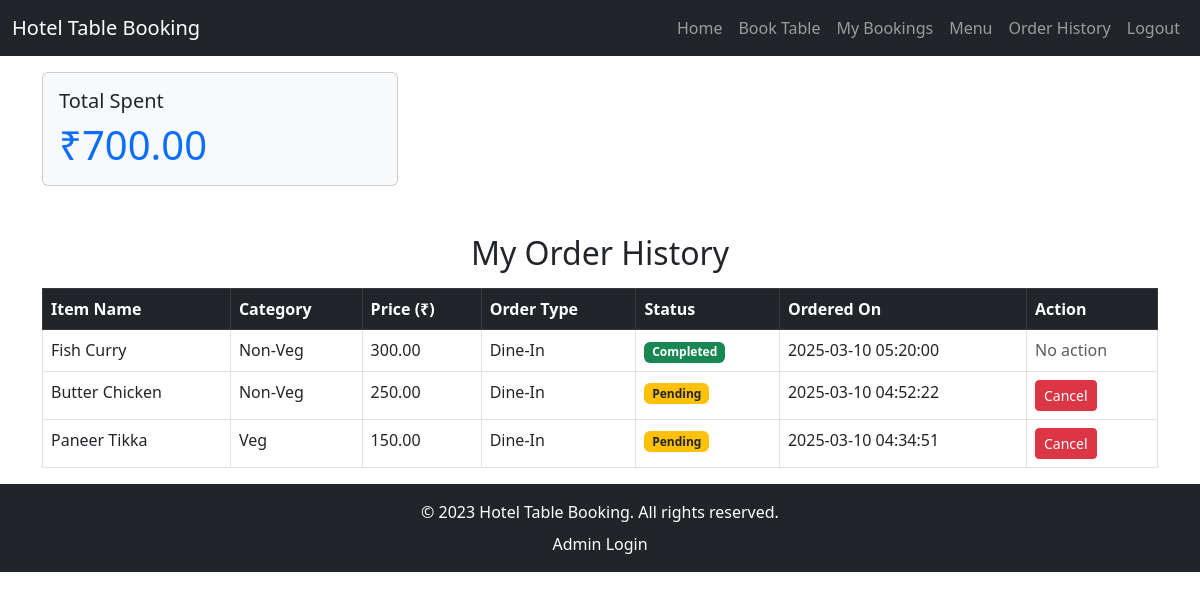
The page /order_history.php (signed in) on the database as committed earlier.
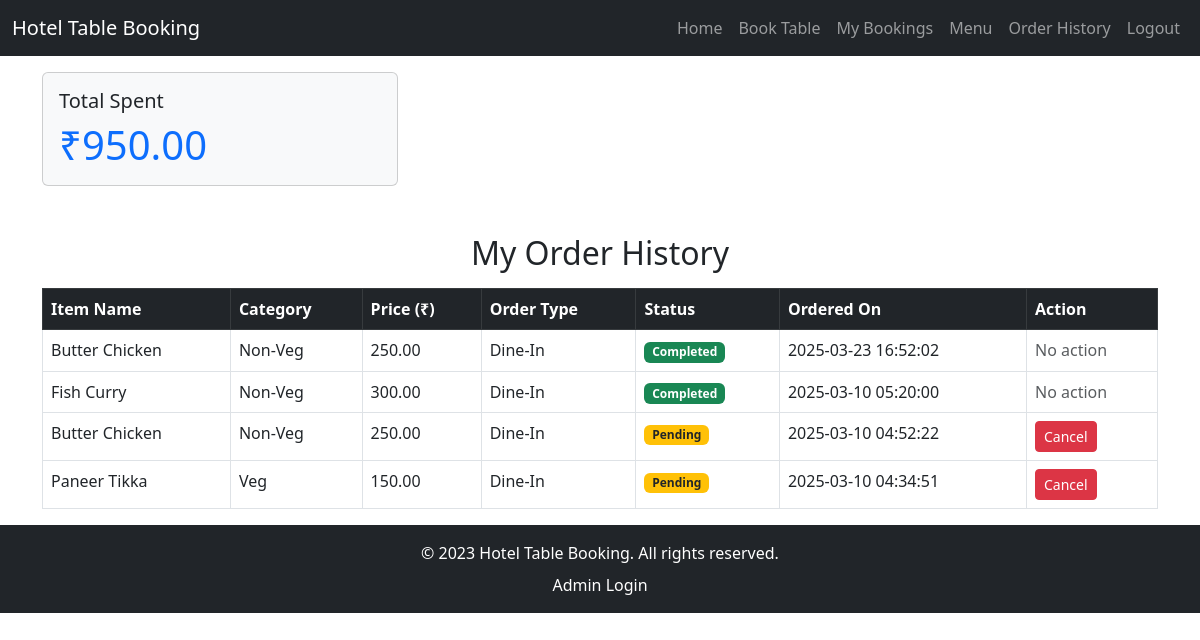
The same page on the database as committed later.
### tables this page shows
CREATE TABLE `orders` (
  `id` int(11) NOT NULL,
  `user_id` int(11) NOT NULL,
  `item_name` varchar(100) NOT NULL,
  `category` enum('Veg','Non-Veg') NOT NULL,
  `price` decimal(10,2) NOT NULL,
  `order_type` enum('Dine-In','Parcel') NOT NULL,
  `status` enum('Pending','Completed','Cancelled') NOT NULL DEFAULT 'Pending',
  `created_at` timestamp NOT NULL DEFAULT current_timestamp(),
  `table_number` int(11) NOT NULL DEFAULT 0
);

### order_history.php (the view, shortened to what this page needs)
<?php
require 'db.php';
$user_id = $_SESSION['user_id'];
$stmt = $pdo->prepare("SELECT * FROM orders WHERE user_id = ? ORDER BY created_at DESC");
$stmt->execute([$user_id]);
$orders = $stmt->fetchAll(PDO::FETCH_ASSOC);
$total_price_stmt = $pdo->prepare("SELECT SUM(price) AS total_price FROM orders WHERE user_id = ? AND status != 'Cancelled'");
$total_price_stmt->execute([$user_id]);
$total_price_result = $total_price_stmt->fetch(PDO::FETCH_ASSOC);
$total_price = $total_price_result['total_price'] ?? 0;
?>
<!DOCTYPE html>
<html lang="en">
<head>
    <link href="https://cdn.jsdelivr.net/npm/bootstrap@5.3.0-alpha1/dist/css/bootstrap.min.css" rel="stylesheet">
</head>
<body>
    <?php include 'navbar.php'; ?>
    <div class="container mt-3">
        <div class="row">
            <div class="col-md-4">
                <div class="card bg-light">
                    <div class="card-body">
                        <h5 class="card-title">Total Spent</h5>
                        <p class="card-text display-6 text-primary">₹<?= htmlspecialchars(number_format($total_price, 2)) ?></p>
                    </div>
                </div>
            </div>
        </div>
    </div>
    <div class="container mt-5">
        <h2 class="text-center">My Order History</h2>
        <?php if (!empty($orders)): ?>
            <table class="table table-bordered table-hover mt-3">
                <thead class="table-dark">
                    <tr>
                        <th>Item Name</th>
                        <th>Category</th>
                        <th>Price (₹)</th>
                        <th>Order Type</th>
                        <th>Status</th>
                        <th>Ordered On</th>
                        <th>Action</th>
                    </tr>
                </thead>
                <tbody>
                    <?php foreach ($orders as $order): ?>
                        <tr>
                            <td><?= htmlspecialchars($order['item_name']) ?></td>
                            <td><?= htmlspecialchars($order['category']) ?></td>
                            <td><?= htmlspecialchars($order['price']) ?></td>
                            <td><?= htmlspecialchars($order['order_type']) ?></td>
                            <td>
                                <?php
                                $status = $order['status'];
                                switch ($status) {
                                    case 'Pending':
                                        echo '<span class="badge bg-warning text-dark">Pending</span>';
                                        break;
                                    case 'Completed':
                                        echo '<span class="badge bg-success">Completed</span>';
                                        break;
                                }
                                ?>
                            </td>
                            <td><?= htmlspecialchars($order['created_at']) ?></td>
                            <td>
                                <?php if ($order['status'] === 'Pending'): ?>
                                    <form method="POST" style="display:inline;" onsubmit="return confirm('Are you sure you want to cancel this order?');">
                                        <button type="submit" class="btn btn-danger btn-sm">Cancel</button>
                                    </form>
                                <?php else: ?>
                                    <span class="text-muted">No action</span>
                                <?php endif; ?>
                            </td>
                        </tr>
                    <?php endforeach; ?>
                </tbody>
            </table>
        <?php else: ?>
            <div class="alert alert-info text-center mt-5" role="alert">
                You have no orders yet.
            </div>
        <?php endif; ?>
    </div>
    <?php include 'footer.php'; ?>
</body>
</html>

Rows that differ between the two databases and show on the page:
added orders: item_name "Butter Chicken", category "Non-Veg", price "250.00", order_type "Dine-In", status "Completed", created_at "2025-03-23 16:52:02"
Other text that changed with them:
$total_price: "700.00" → "950.00"
